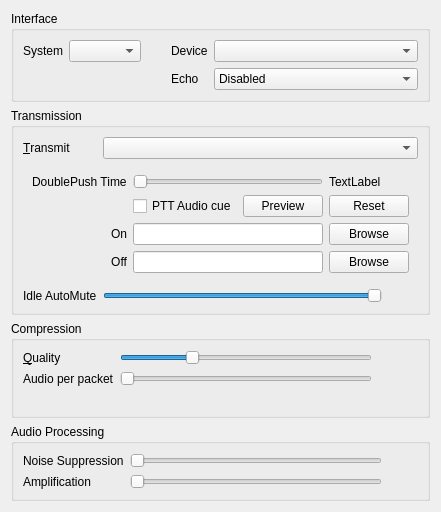
<?xml version="1.0" encoding="UTF-8"?>
<ui version="4.0">
 <class>AudioInput</class>
 <widget class="QWidget" name="AudioInput">
  <property name="geometry">
   <rect>
    <x>0</x>
    <y>0</y>
    <width>436</width>
    <height>512</height>
   </rect>
  </property>
  <property name="windowTitle">
   <string>Form</string>
  </property>
  <layout class="QVBoxLayout">
   <item>
    <widget class="QGroupBox" name="qgbInterfaces">
     <property name="title">
      <string>Interface</string>
     </property>
     <layout class="QGridLayout">
      <item row="0" column="0">
       <widget class="QLabel" name="qliSystem">
        <property name="text">
         <string>System</string>
        </property>
        <property name="buddy">
         <cstring>qcbSystem</cstring>
        </property>
       </widget>
      </item>
      <item row="0" column="1">
       <widget class="QComboBox" name="qcbSystem">
        <property name="sizePolicy">
         <sizepolicy hsizetype="MinimumExpanding" vsizetype="Fixed">
          <horstretch>0</horstretch>
          <verstretch>0</verstretch>
         </sizepolicy>
        </property>
        <property name="toolTip">
         <string>Input method for audio</string>
        </property>
        <property name="whatsThis">
         <string>&lt;b&gt;This is the input method to use for audio.&lt;/b&gt;&lt;br /&gt;Most likely you want to use DirectSound.</string>
        </property>
       </widget>
      </item>
      <item row="0" column="2">
       <spacer>
        <property name="orientation">
         <enum>Qt::Horizontal</enum>
        </property>
        <property name="sizeType">
         <enum>QSizePolicy::Maximum</enum>
        </property>
        <property name="sizeHint" stdset="0">
         <size>
          <width>24</width>
          <height>16</height>
         </size>
        </property>
       </spacer>
      </item>
      <item row="0" column="3">
       <widget class="QLabel" name="qliDevice">
        <property name="text">
         <string>Device</string>
        </property>
        <property name="buddy">
         <cstring>qcbDevice</cstring>
        </property>
       </widget>
      </item>
      <item row="0" column="4">
       <widget class="QComboBox" name="qcbDevice">
        <property name="sizePolicy">
         <sizepolicy hsizetype="MinimumExpanding" vsizetype="Fixed">
          <horstretch>1</horstretch>
          <verstretch>0</verstretch>
         </sizepolicy>
        </property>
        <property name="toolTip">
         <string>Input device for audio</string>
        </property>
        <property name="whatsThis">
         <string>&lt;b&gt;This is the input device to use for audio.&lt;/b&gt;</string>
        </property>
        <property name="sizeAdjustPolicy">
         <enum>QComboBox::AdjustToMinimumContentsLength</enum>
        </property>
        <property name="minimumContentsLength">
         <number>16</number>
        </property>
       </widget>
      </item>
      <item row="1" column="4">
       <widget class="QComboBox" name="qcbEcho">
        <property name="toolTip">
         <string>Cancel echo from speakers</string>
        </property>
        <property name="whatsThis">
         <string>Enabling this will cancel the echo from your speakers. Mixed has low CPU impact, but only works well if your speakers are equally loud and equidistant from the microphone. Multichannel echo cancellation provides much better echo cancellation, but at a higher CPU cost.</string>
        </property>
        <item>
         <property name="text">
          <string>Disabled</string>
         </property>
        </item>
        <item>
         <property name="text">
          <string>Mixed</string>
         </property>
        </item>
        <item>
         <property name="text">
          <string>Multichannel</string>
         </property>
        </item>
       </widget>
      </item>
      <item row="1" column="3">
       <widget class="QLabel" name="qliEcho">
        <property name="text">
         <string>Echo</string>
        </property>
       </widget>
      </item>
     </layout>
    </widget>
   </item>
   <item>
    <widget class="QGroupBox" name="qgbTransmission">
     <property name="sizePolicy">
      <sizepolicy hsizetype="Preferred" vsizetype="Minimum">
       <horstretch>0</horstretch>
       <verstretch>0</verstretch>
      </sizepolicy>
     </property>
     <property name="title">
      <string>Transmission</string>
     </property>
     <layout class="QGridLayout">
      <item row="0" column="0">
       <widget class="QLabel" name="qliTransmit">
        <property name="text">
         <string>&amp;Transmit</string>
        </property>
        <property name="buddy">
         <cstring>qcbTransmit</cstring>
        </property>
       </widget>
      </item>
      <item row="0" column="1" colspan="2">
       <widget class="QComboBox" name="qcbTransmit">
        <property name="toolTip">
         <string>When to transmit your speech</string>
        </property>
        <property name="whatsThis">
         <string>&lt;b&gt;This sets when speech should be transmitted.&lt;/b&gt;&lt;br /&gt;&lt;i&gt;Continuous&lt;/i&gt; - All the time&lt;br /&gt;&lt;i&gt;Voice Activity&lt;/i&gt; - When you are speaking clearly.&lt;br /&gt;&lt;i&gt;Push To Talk&lt;/i&gt; - When you hold down the hotkey set under &lt;i&gt;Shortcuts&lt;/i&gt;.</string>
        </property>
       </widget>
      </item>
      <item row="2" column="0">
       <widget class="QLabel" name="qliIdle">
        <property name="text">
         <string>Idle AutoMute</string>
        </property>
       </widget>
      </item>
      <item row="2" column="1">
       <widget class="QSlider" name="qsIdle">
        <property name="toolTip">
         <string>How long to remain idle before auto-mute.</string>
        </property>
        <property name="whatsThis">
         <string>This sets an idle timer. If the timer expires without any audio being sent to the server, you are muted.</string>
        </property>
        <property name="maximum">
         <number>1800</number>
        </property>
        <property name="singleStep">
         <number>60</number>
        </property>
        <property name="pageStep">
         <number>300</number>
        </property>
        <property name="value">
         <number>1800</number>
        </property>
        <property name="orientation">
         <enum>Qt::Horizontal</enum>
        </property>
       </widget>
      </item>
      <item row="2" column="2">
       <widget class="QLabel" name="qlIdle">
        <property name="minimumSize">
         <size>
          <width>30</width>
          <height>0</height>
         </size>
        </property>
        <property name="text">
         <string/>
        </property>
       </widget>
      </item>
      <item row="1" column="0" colspan="3">
       <widget class="QStackedWidget" name="qswTransmit">
        <property name="currentIndex">
         <number>0</number>
        </property>
        <widget class="QWidget" name="qwPTT">
         <layout class="QGridLayout">
          <item row="0" column="0">
           <widget class="QLabel" name="qliDoublePush">
            <property name="text">
             <string>DoublePush Time</string>
            </property>
            <property name="buddy">
             <cstring>qsDoublePush</cstring>
            </property>
           </widget>
          </item>
          <item row="0" column="1" colspan="2">
           <widget class="QSlider" name="qsDoublePush">
            <property name="toolTip">
             <string>If you press the PTT key twice in this time it will get locked.</string>
            </property>
            <property name="whatsThis">
             <string>&lt;b&gt;DoublePush Time&lt;/b&gt;&lt;br /&gt;If you press the push-to-talk key twice during the configured interval of time it will be locked. Mumble will keep transmitting until you hit the key once more to unlock PTT again.</string>
            </property>
            <property name="maximum">
             <number>1000</number>
            </property>
            <property name="singleStep">
             <number>10</number>
            </property>
            <property name="pageStep">
             <number>100</number>
            </property>
            <property name="orientation">
             <enum>Qt::Horizontal</enum>
            </property>
           </widget>
          </item>
          <item row="0" column="3">
           <widget class="QLabel" name="qlDoublePush">
            <property name="text">
             <string notr="true">TextLabel</string>
            </property>
           </widget>
          </item>
          <item row="3" column="1" colspan="2">
           <widget class="QLineEdit" name="qlePushClickPathOn">
            <property name="toolTip">
             <string>Gets played when the PTT button is pressed</string>
            </property>
           </widget>
          </item>
          <item row="4" column="1" colspan="2">
           <widget class="QLineEdit" name="qlePushClickPathOff">
            <property name="toolTip">
             <string>Gets played when the PTT button is released</string>
            </property>
           </widget>
          </item>
          <item row="2" column="3">
           <widget class="QPushButton" name="qpbPushClickReset">
            <property name="toolTip">
             <string>Reset audio cue to default</string>
            </property>
            <property name="whatsThis">
             <string>&lt;b&gt;Reset&lt;/b&gt;&lt;br/&gt;Reset the paths for the files to their default.</string>
            </property>
            <property name="text">
             <string>Reset</string>
            </property>
           </widget>
          </item>
          <item row="3" column="3">
           <widget class="QPushButton" name="qpbPushClickBrowseOn">
            <property name="toolTip">
             <string>Browse for on audio file</string>
            </property>
            <property name="text">
             <string>Browse</string>
            </property>
           </widget>
          </item>
          <item row="4" column="3">
           <widget class="QPushButton" name="qpbPushClickBrowseOff">
            <property name="toolTip">
             <string>Browse for off audio file</string>
            </property>
            <property name="text">
             <string>Browse</string>
            </property>
           </widget>
          </item>
          <item row="4" column="0">
           <widget class="QLabel" name="qlPushClickOff">
            <property name="text">
             <string>Off</string>
            </property>
            <property name="alignment">
             <set>Qt::AlignRight|Qt::AlignTrailing|Qt::AlignVCenter</set>
            </property>
           </widget>
          </item>
          <item row="3" column="0">
           <widget class="QLabel" name="qlPushClickOn">
            <property name="text">
             <string>On</string>
            </property>
            <property name="alignment">
             <set>Qt::AlignRight|Qt::AlignTrailing|Qt::AlignVCenter</set>
            </property>
           </widget>
          </item>
          <item row="2" column="2">
           <widget class="QPushButton" name="qpbPushClickPreview">
            <property name="toolTip">
             <string>Preview the audio cues</string>
            </property>
            <property name="whatsThis">
             <string>&lt;b&gt;Preview&lt;/b&gt;&lt;br/&gt;Plays the current &lt;i&gt;on&lt;/i&gt; soundfile followed by the current &lt;i&gt;off&lt;/i&gt; soundfile.</string>
            </property>
            <property name="text">
             <string>Preview</string>
            </property>
           </widget>
          </item>
          <item row="2" column="1">
           <widget class="QCheckBox" name="qcbPushClick">
            <property name="toolTip">
             <string>Audible audio cue when push-to-talk is activated or deactivated</string>
            </property>
            <property name="whatsThis">
             <string>&lt;b&gt;This enables the audio cues for push to talk.&lt;/b&gt;&lt;br /&gt;Setting this will give you a short audio beep when push to talk is pressed and released.</string>
            </property>
            <property name="text">
             <string>PTT Audio cue</string>
            </property>
           </widget>
          </item>
         </layout>
        </widget>
        <widget class="QWidget" name="qwVAD">
         <layout class="QGridLayout">
          <item row="0" column="0" colspan="3">
           <layout class="QHBoxLayout">
            <item>
             <widget class="QRadioButton" name="qrbSNR">
              <property name="toolTip">
               <string>Use SNR based speech detection</string>
              </property>
              <property name="whatsThis">
               <string>&lt;b&gt;This sets speech detection to use Signal to Noise ratio.&lt;/b&gt;&lt;br /&gt;In this mode, the input is analyzed for something resembling a clear signal, and the clarity of that signal is used to trigger speech detection.</string>
              </property>
              <property name="text">
               <string>Signal to Noise</string>
              </property>
             </widget>
            </item>
            <item>
             <widget class="QRadioButton" name="qrbAmplitude">
              <property name="toolTip">
               <string>Use Amplitude based speech detection.</string>
              </property>
              <property name="whatsThis">
               <string>&lt;b&gt;This sets speech detection to use Amplitude.&lt;/b&gt;&lt;br /&gt;In this mode, the raw strength of the input signal is used to detect speech.</string>
              </property>
              <property name="text">
               <string>Amplitude</string>
              </property>
             </widget>
            </item>
           </layout>
          </item>
          <item row="1" column="0">
           <widget class="QLabel" name="qliTransmitHold">
            <property name="text">
             <string>Voice &amp;Hold</string>
            </property>
            <property name="buddy">
             <cstring>qsTransmitHold</cstring>
            </property>
           </widget>
          </item>
          <item row="1" column="1">
           <widget class="QSlider" name="qsTransmitHold">
            <property name="toolTip">
             <string>How long to keep transmitting after silence</string>
            </property>
            <property name="whatsThis">
             <string>&lt;b&gt;This selects how long after a perceived stop in speech transmission should continue.&lt;/b&gt;&lt;br /&gt;Set this higher if your voice breaks up when you speak (seen by a rapidly blinking voice icon next to your name).&lt;br /&gt;Only makes sense when used with Voice Activity transmission.</string>
            </property>
            <property name="minimum">
             <number>20</number>
            </property>
            <property name="maximum">
             <number>250</number>
            </property>
            <property name="orientation">
             <enum>Qt::Horizontal</enum>
            </property>
           </widget>
          </item>
          <item row="1" column="2">
           <widget class="QLabel" name="qlTransmitHold">
            <property name="minimumSize">
             <size>
              <width>40</width>
              <height>0</height>
             </size>
            </property>
            <property name="text">
             <string/>
            </property>
           </widget>
          </item>
          <item row="2" column="1">
           <widget class="AudioBar" name="abSpeech" native="true">
            <property name="maximumSize">
             <size>
              <width>16777215</width>
              <height>10</height>
             </size>
            </property>
            <property name="toolTip">
             <string>Current speech detection chance</string>
            </property>
            <property name="whatsThis">
             <string>&lt;b&gt;This shows the current speech detection settings.&lt;/b&gt;&lt;br /&gt;You can change the settings from the Settings dialog or from the Audio Wizard.</string>
            </property>
           </widget>
          </item>
          <item row="3" column="0">
           <widget class="QLabel" name="qliTransmitMin">
            <property name="text">
             <string>Silence Below</string>
            </property>
           </widget>
          </item>
          <item row="3" column="1">
           <widget class="QSlider" name="qsTransmitMin">
            <property name="toolTip">
             <string>Signal values below this count as silence</string>
            </property>
            <property name="whatsThis">
             <string>&lt;b&gt;This sets the trigger values for voice detection.&lt;/b&gt;&lt;br /&gt;Use this together with the Audio Statistics window to manually tune the trigger values for detecting speech. Input values below &quot;Silence Below&quot; always count as silence. Values above &quot;Speech Above&quot; always count as voice. Values in between will count as voice if you're already talking, but will not trigger a new detection.</string>
            </property>
            <property name="minimum">
             <number>1</number>
            </property>
            <property name="maximum">
             <number>32767</number>
            </property>
            <property name="singleStep">
             <number>100</number>
            </property>
            <property name="pageStep">
             <number>1000</number>
            </property>
            <property name="orientation">
             <enum>Qt::Horizontal</enum>
            </property>
           </widget>
          </item>
          <item row="4" column="0">
           <widget class="QLabel" name="qliTransmitMax">
            <property name="text">
             <string>Speech Above</string>
            </property>
           </widget>
          </item>
          <item row="4" column="1">
           <widget class="QSlider" name="qsTransmitMax">
            <property name="toolTip">
             <string>Signal values above this count as voice</string>
            </property>
            <property name="whatsThis">
             <string>&lt;b&gt;This sets the trigger values for voice detection.&lt;/b&gt;&lt;br /&gt;Use this together with the Audio Statistics window to manually tune the trigger values for detecting speech. Input values below &quot;Silence Below&quot; always count as silence. Values above &quot;Speech Above&quot; always count as voice. Values in between will count as voice if you're already talking, but will not trigger a new detection.</string>
            </property>
            <property name="minimum">
             <number>1</number>
            </property>
            <property name="maximum">
             <number>32767</number>
            </property>
            <property name="singleStep">
             <number>100</number>
            </property>
            <property name="pageStep">
             <number>1000</number>
            </property>
            <property name="orientation">
             <enum>Qt::Horizontal</enum>
            </property>
           </widget>
          </item>
         </layout>
        </widget>
        <widget class="QWidget" name="qwContinuous"/>
       </widget>
      </item>
     </layout>
    </widget>
   </item>
   <item>
    <widget class="QGroupBox" name="qgbCompression">
     <property name="title">
      <string>Compression</string>
     </property>
     <layout class="QGridLayout">
      <item row="0" column="0">
       <widget class="QLabel" name="qliQuality">
        <property name="text">
         <string>&amp;Quality</string>
        </property>
        <property name="buddy">
         <cstring>qsQuality</cstring>
        </property>
       </widget>
      </item>
      <item row="0" column="1">
       <widget class="QSlider" name="qsQuality">
        <property name="toolTip">
         <string>Quality of compression (peak bandwidth)</string>
        </property>
        <property name="whatsThis">
         <string>&lt;b&gt;This sets the quality of compression.&lt;/b&gt;&lt;br /&gt;This determines how much bandwidth Mumble is allowed to use for outgoing audio.</string>
        </property>
        <property name="minimum">
         <number>8000</number>
        </property>
        <property name="maximum">
         <number>96000</number>
        </property>
        <property name="singleStep">
         <number>1000</number>
        </property>
        <property name="pageStep">
         <number>5000</number>
        </property>
        <property name="value">
         <number>32000</number>
        </property>
        <property name="orientation">
         <enum>Qt::Horizontal</enum>
        </property>
       </widget>
      </item>
      <item row="0" column="2">
       <widget class="QLabel" name="qlQuality">
        <property name="minimumSize">
         <size>
          <width>30</width>
          <height>0</height>
         </size>
        </property>
        <property name="text">
         <string/>
        </property>
       </widget>
      </item>
      <item row="1" column="0">
       <widget class="QLabel" name="qliFrames">
        <property name="text">
         <string>Audio per packet</string>
        </property>
        <property name="buddy">
         <cstring>qsFrames</cstring>
        </property>
       </widget>
      </item>
      <item row="1" column="1">
       <widget class="QSlider" name="qsFrames">
        <property name="toolTip">
         <string>How many audio frames to send per packet</string>
        </property>
        <property name="whatsThis">
         <string>&lt;b&gt;This selects how many audio frames should be put in one packet.&lt;/b&gt;&lt;br /&gt;Increasing this will increase the latency of your voice, but will also reduce bandwidth requirements.</string>
        </property>
        <property name="minimum">
         <number>1</number>
        </property>
        <property name="maximum">
         <number>4</number>
        </property>
        <property name="pageStep">
         <number>2</number>
        </property>
        <property name="orientation">
         <enum>Qt::Horizontal</enum>
        </property>
       </widget>
      </item>
      <item row="1" column="2">
       <widget class="QLabel" name="qlFrames">
        <property name="minimumSize">
         <size>
          <width>40</width>
          <height>0</height>
         </size>
        </property>
        <property name="text">
         <string/>
        </property>
       </widget>
      </item>
      <item row="2" column="0" colspan="3">
       <widget class="QLabel" name="qlBitrate">
        <property name="font">
         <font>
          <italic>true</italic>
         </font>
        </property>
        <property name="toolTip">
         <string>Maximum bandwidth used for sending audio</string>
        </property>
        <property name="whatsThis">
         <string>&lt;b&gt;This shows peak outgoing bandwidth used.&lt;/b&gt;&lt;br /&gt;This shows the peak amount of bandwidth sent out from your machine. Audio bitrate is the maximum bitrate (as we use VBR) for the audio data alone. Position is the bitrate used for positional information. Overhead is our framing and the IP packet headers (IP and UDP is 75% of this overhead).</string>
        </property>
        <property name="text">
         <string/>
        </property>
        <property name="alignment">
         <set>Qt::AlignCenter</set>
        </property>
       </widget>
      </item>
     </layout>
    </widget>
   </item>
   <item>
    <widget class="QGroupBox" name="qgbAudio">
     <property name="title">
      <string>Audio Processing</string>
     </property>
     <layout class="QGridLayout">
      <item row="0" column="0">
       <widget class="QLabel" name="qliNoise">
        <property name="text">
         <string>Noise Suppression</string>
        </property>
        <property name="buddy">
         <cstring>qsNoise</cstring>
        </property>
       </widget>
      </item>
      <item row="0" column="1">
       <widget class="QSlider" name="qsNoise">
        <property name="toolTip">
         <string>Noise suppression</string>
        </property>
        <property name="whatsThis">
         <string>&lt;b&gt;This sets the amount of noise suppression to apply.&lt;/b&gt;&lt;br /&gt;The higher this value, the more aggressively stationary noise will be suppressed.</string>
        </property>
        <property name="minimum">
         <number>14</number>
        </property>
        <property name="maximum">
         <number>60</number>
        </property>
        <property name="pageStep">
         <number>5</number>
        </property>
        <property name="orientation">
         <enum>Qt::Horizontal</enum>
        </property>
       </widget>
      </item>
      <item row="0" column="2">
       <widget class="QLabel" name="qlNoise">
        <property name="minimumSize">
         <size>
          <width>30</width>
          <height>0</height>
         </size>
        </property>
        <property name="text">
         <string/>
        </property>
       </widget>
      </item>
      <item row="1" column="0">
       <widget class="QLabel" name="qliAmp">
        <property name="text">
         <string>Amplification</string>
        </property>
        <property name="buddy">
         <cstring>qsAmp</cstring>
        </property>
       </widget>
      </item>
      <item row="1" column="1">
       <widget class="QSlider" name="qsAmp">
        <property name="toolTip">
         <string>Maximum amplification of input sound</string>
        </property>
        <property name="whatsThis">
         <string>&lt;b&gt;Maximum amplification of input.&lt;/b&gt;&lt;br /&gt;Mumble normalizes the input volume before compressing, and this sets how much it's allowed to amplify.&lt;br /&gt;The actual level is continually updated based on your current speech pattern, but it will never go above the level specified here.&lt;br /&gt;If the &lt;i&gt;Microphone loudness&lt;/i&gt; level of the audio statistics hover around 100%, you probably want to set this to 2.0 or so, but if, like most people, you are unable to reach 100%, set this to something much higher.&lt;br /&gt;Ideally, set it so &lt;i&gt;Microphone Loudness * Amplification Factor &gt;= 100&lt;/i&gt;, even when you're speaking really soft.&lt;br /&gt;&lt;br /&gt;Note that there is no harm in setting this to maximum, but Mumble will start picking up other conversations if you leave it to auto-tune to that level.</string>
        </property>
        <property name="maximum">
         <number>19500</number>
        </property>
        <property name="singleStep">
         <number>500</number>
        </property>
        <property name="pageStep">
         <number>2000</number>
        </property>
        <property name="orientation">
         <enum>Qt::Horizontal</enum>
        </property>
       </widget>
      </item>
      <item row="1" column="2">
       <widget class="QLabel" name="qlAmp">
        <property name="minimumSize">
         <size>
          <width>30</width>
          <height>0</height>
         </size>
        </property>
        <property name="text">
         <string/>
        </property>
       </widget>
      </item>
     </layout>
    </widget>
   </item>
   <item>
    <spacer>
     <property name="orientation">
      <enum>Qt::Vertical</enum>
     </property>
     <property name="sizeHint" stdset="0">
      <size>
       <width>1</width>
       <height>151</height>
      </size>
     </property>
    </spacer>
   </item>
  </layout>
 </widget>
 <customwidgets>
  <customwidget>
   <class>AudioBar</class>
   <extends>QWidget</extends>
   <header>AudioStats.h</header>
   <container>1</container>
  </customwidget>
 </customwidgets>
 <tabstops>
  <tabstop>qcbSystem</tabstop>
  <tabstop>qcbDevice</tabstop>
  <tabstop>qcbEcho</tabstop>
  <tabstop>qcbTransmit</tabstop>
  <tabstop>qsDoublePush</tabstop>
  <tabstop>qcbPushClick</tabstop>
  <tabstop>qpbPushClickPreview</tabstop>
  <tabstop>qpbPushClickReset</tabstop>
  <tabstop>qlePushClickPathOn</tabstop>
  <tabstop>qpbPushClickBrowseOn</tabstop>
  <tabstop>qlePushClickPathOff</tabstop>
  <tabstop>qpbPushClickBrowseOff</tabstop>
  <tabstop>qrbSNR</tabstop>
  <tabstop>qrbAmplitude</tabstop>
  <tabstop>qsTransmitHold</tabstop>
  <tabstop>qsTransmitMin</tabstop>
  <tabstop>qsTransmitMax</tabstop>
  <tabstop>qsIdle</tabstop>
  <tabstop>qsQuality</tabstop>
  <tabstop>qsFrames</tabstop>
  <tabstop>qsNoise</tabstop>
  <tabstop>qsAmp</tabstop>
 </tabstops>
 <resources/>
 <connections/>
</ui>
